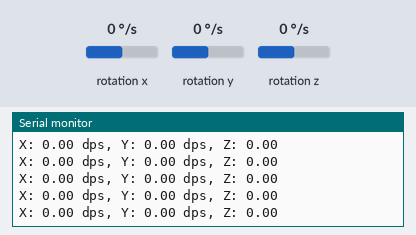
Simulated run of this sketch. Board: Arduino Uno, built with avr-gcc and run on an emulated ATmega328P. On the bench: the last lines printed to the serial monitor. Wiring (inferred from the names in the program): L3G4200D gyroscope at I2C address 0x6B. The inputs (shaded band) are chosen by the test bench; at power-on: rotation x 0 °/s, rotation y 0 °/s, rotation z 0 °/s.

Above: at 1.2 s.
1.3 s: rotation x set to -192 °/s
At 1.34 s:
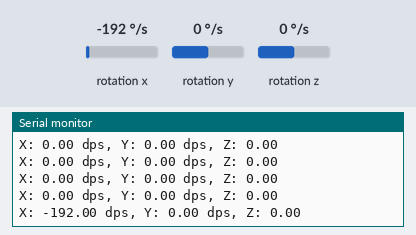
2.8 s: rotation y set to -192 °/s
At 2.87 s:
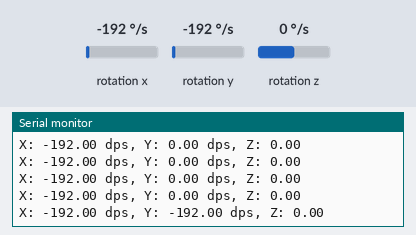
4.3 s: rotation z set to -192 °/s
At 4.31 s:
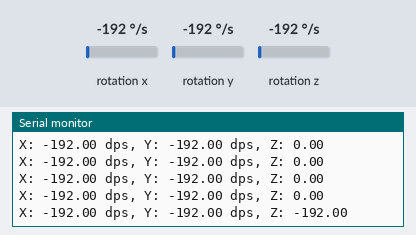

Measured:
- after the input at 1.3 s, the serial monitor: prints a new line at once (image 1)
- after the input at 2.8 s, the serial monitor: prints a new line after 0.07 s (image 2)
- after the input at 4.3 s, the serial monitor: prints a new line at once (image 3)

The sketch:

IMU_GY89_GYRO.ino
```cpp
#include <Wire.h>

const int L3GD20H_ADDR = 0x6B; // Dirección I2C del L3GD20H
const float GYRO_SCALE = 0.00875; // 245 dps (0.00875 dps/LSB)

int16_t gyroX, gyroY, gyroZ;
float dpsX, dpsY, dpsZ;

void writeRegister(byte address, byte reg, byte value) {
  Wire.beginTransmission(address);
  Wire.write(reg);
  Wire.write(value);
  Wire.endTransmission();
}

void readRegister(byte address, byte reg, int numBytes, byte *buffer) {
  Wire.beginTransmission(address);
  Wire.write(reg);
  Wire.endTransmission();
  Wire.requestFrom(address, numBytes);
  for (int i = 0; i < numBytes; i++) {
    buffer[i] = Wire.read();
  }
}

void setup() {
  Wire.begin();
  Serial.begin(115200);

  // Configurar el L3GD20H
  writeRegister(L3GD20H_ADDR, 0x20, 0x0F); // CTRL_REG1: Normal power mode, all axes enabled, 95 Hz ODR
  writeRegister(L3GD20H_ADDR, 0x23, 0x00); // CTRL_REG4: 245 dps full scale
}

void loop() {
  byte buffer[6];
  readRegister(L3GD20H_ADDR, 0x28 | 0x80, 6, buffer); // Leer 6 bytes de los registros del giroscopio (auto increment)

  gyroX = (int16_t)(buffer[1] << 8 | buffer[0]); // Leer los 2 bytes de datos del giroscopio en X
  gyroY = (int16_t)(buffer[3] << 8 | buffer[2]); // Leer los 2 bytes de datos del giroscopio en Y
  gyroZ = (int16_t)(buffer[5] << 8 | buffer[4]); // Leer los 2 bytes de datos del giroscopio en Z

  dpsX = gyroX * GYRO_SCALE; // Convertir a grados por segundo
  dpsY = gyroY * GYRO_SCALE;
  dpsZ = gyroZ * GYRO_SCALE;

  Serial.print("X: ");
  Serial.print(dpsX);
  Serial.print(" dps, Y: ");
  Serial.print(dpsY);
  Serial.print(" dps, Z: ");
  Serial.println(dpsZ);

  delay(100);
}
```
